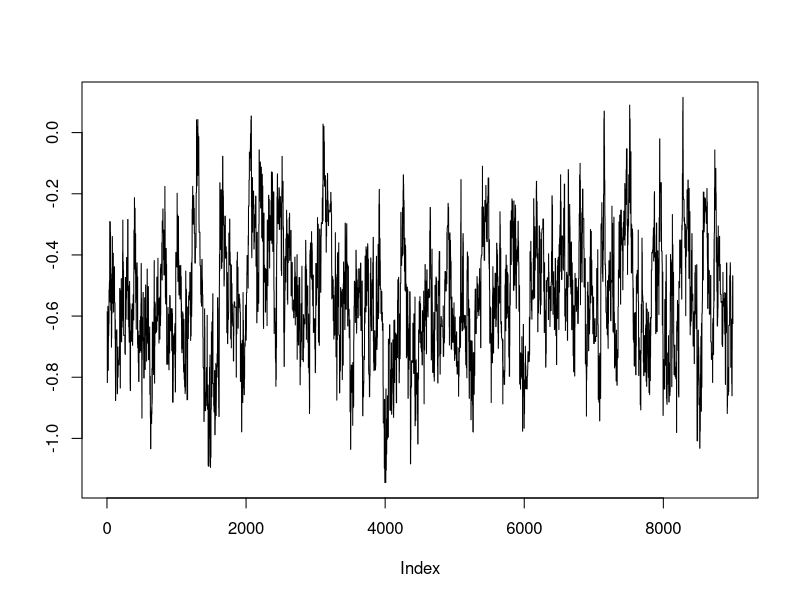

Reproduce this figure in R. (Note: this script raises an error after producing the figure.)
## ---- chunk 1
"N" <- 21
"r" <- c(10, 23, 23, 26, 17, 5, 53, 55, 32, 46, 10, 8, 10, 8, 23, 0, 3, 22, 15, 32, 3)
"n" <- c(39, 62, 81, 51, 39, 6, 74, 72, 51, 79, 13, 16, 30, 28, 45,  4, 12, 41, 30, 51, 7)
"x1" <- c(0, 0, 0, 0, 0, 0, 0, 0, 0, 0, 0, 1, 1, 1, 1, 1, 1, 1, 1, 1, 1)
"x2" <- c(0, 0, 0, 0, 0, 1, 1, 1, 1, 1, 1, 0, 0, 0, 0, 0, 1, 1, 1, 1, 1)
## ---- chunk 2
init_alpha0 <- 0
init_alpha1 <- 0
init_alpha2 <- 0
init_alpha12 <- 0
init_sigma <- 1/10
init_b <- c(0, 0, 0, 0, 0, 0, 0, 0, 0, 0, 0, 0, 0, 0, 0, 0, 0, 0, 0, 0, 0)
## ---- chunk 3
library(boot)
library(coda)
## ---- chunk 4
seeds <- function(nchain, init_alpha0, init_alpha1, init_alpha2, init_alpha12, init_sigma, init_b, prop_sd, x1, x2, N)
{
  
  alpha0 <- init_alpha0
  alpha1 <- init_alpha1
  alpha2 <- init_alpha2
  alpha12 <- init_alpha12
  sigma <- init_sigma
  b <- init_b
  
  p <- plogis(alpha0 + alpha1 * x1 + alpha2 * x2 + alpha12 * x1 * x2 + b)
  
  chain <- matrix(NA, nchain + 1, 5)
  chain_b <- matrix(NA, nchain + 1, N)
  
  chain[1,1] <- init_alpha0
  chain[1,2] <- init_alpha1
  chain[1,3] <- init_alpha2
  chain[1,4] <- init_alpha12
  chain[1,5] <- init_sigma
  chain_b[1,] <- init_b
  
  acc_rates <- rep(0,4)
  
  for (i in 1:nchain)
  {
    # Mise à jour de alpha0
    prop <- rnorm(1, alpha0, prop_sd[1])
    prop_p <- plogis(prop + alpha1 * x1 + alpha2 * x2 + alpha12 * x1 * x2 + b)
    
    top <- - ((prop^2) / (2 * 1e6)) + sum(r * log(prop_p)) + sum((n-r) * log(1 - prop_p))
    bottom <- - ((alpha0^2) / (2 * 1e6)) + sum(r * log(p)) + sum((n-r) * log(1 - p))
    
    acc_prob <- exp(top - bottom)
    
    if (runif(1) < acc_prob){
      alpha0 <- prop
      p <- prop_p
      acc_rates[1] <- acc_rates[1]+1
    }
    
    # Mise à jour de alpha1
    prop <- rnorm(1, alpha1, prop_sd[2])
    prop_p <- plogis(alpha0 + prop * x1 + alpha2 * x2 + alpha12 * x1 * x2 + b)
    
    top <- - ((prop^2) / (2 * 1e6)) + sum(r * log(prop_p)) + sum((n-r) * log(1 - prop_p))
    bottom <- - ((alpha1^2) / (2 * 1e6)) + sum(r * log(p)) + sum((n-r) * log(1 - p))
    
    acc_prob <- exp(top - bottom)
    
    if (runif(1) < acc_prob){
      alpha1 <- prop
      p <- prop_p
      acc_rates[2] <- acc_rates[2]+1
    }
    
    # Mise à jour de alpha2
    prop <- rnorm(1, alpha2, prop_sd[3])
    prop_p <- plogis(alpha0 + alpha1 * x1 + prop * x2 + alpha12 * x1 * x2 + b)
    
    top <- - ((prop^2) / (2 * 1e6)) + sum(r * log(prop_p)) + sum((n-r) * log(1 - prop_p))
    bottom <- - ((alpha2^2) / (2 * 1e6)) + sum(r * log(p)) + sum((n-r) * log(1 - p))
    
    acc_prob <- exp(top - bottom)
    
    if (runif(1) < acc_prob){
      alpha2 <- prop
      p <- prop_p
      acc_rates[3] <- acc_rates[3]+1
    }
    
    # Mise à jour de alpha12
    prop <- rnorm(1, alpha12, prop_sd[4])
    prop_p <- plogis(alpha0 + alpha1 * x1 + alpha2 * x2 + prop * x1 * x2 + b)
    
    top <- - ((prop^2) / (2 * 1e6)) + sum(r * log(prop_p)) + sum((n-r) * log(1 - prop_p))
    bottom <- - ((alpha12^2) / (2 * 1e6)) + sum(r * log(p)) + sum((n-r) * log(1 - p))
    
    acc_prob <- exp(top - bottom)

    if (runif(1) < acc_prob){
      alpha12 <- prop
      p <- prop_p
      acc_rates[4] <- acc_rates[4]+1
    }
    
    # Mise à jour de sigma
    sigma <- 1 / rgamma(1, shape = 10e-3 + N / 2, scale = 1e-3 + 0.5 * sum(b^2)) #change parameters
    
    # Mise à jour de b
    for (j in 1:N)
    {
      prop <- rnorm(1, b[j], prop_sd[5])
      prop_p_j <- plogis(alpha0 + alpha1 * x1[j] + alpha2 * x2[j] + alpha12 * x1[j] * x2[j] + prop)
      
      top <- - (prop^2 / (2 * sigma)) + r[j] * log(prop_p_j) + (n[j] - r[j]) * log(1 - prop_p_j)
      bottom <- - (b[j]^2 / (2 * sigma)) + r[j] * log(p[j]) + (n[j] - r[j]) * log(1 - p[j])
      
      acc_prob <- exp(top - bottom)
      
      if (runif(1) < acc_prob){
        b[j] <- prop
        p[j] <- prop_p_j
      }
    }
    #Mise à jour de la chaine
    chain[i+1,] <- c(alpha0, alpha1, alpha2, alpha12, sigma)
    chain_b[i+1,] <- b
  }
  my_list <- list("chain" = chain, "b_chain" = chain_b, "acc_rates" = acc_rates)
  return(my_list)
}
## ---- chunk 5
l <- seeds(1e4, init_alpha0, init_alpha1, init_alpha2, init_alpha12, init_sigma, init_b, prop_sd = c(0.25, 0.2, 0.2, 0.3, 0.3), x1, x2, N)
## ---- chunk 6
burnin <- 1:1000 # On enlève les 1000 premières itérations (burn-in period)
plot(l$chain[-c(burnin),][,1], type = "l", main = "",ylab=text)
plot(density(l$chain[-c(burnin),][,1]), type = "l", main = "densité de alpha0")
    
## ---- chunk 7
sprintf("Le taux d'acceptation de alpha0 : %s", l$acc_rates[1]/100)
sprintf("La moyenne empirique de alpha0 : %s", mean(l$chain[,1]))
sprintf("L'écart-type empirique de alpha0 : %s", sd(l$chain[,1]))
## ---- chunk 8
plot(l$chain[-c(burnin),][,2], type = "l", main = "",ylab=text)
plot(density(l$chain[-c(burnin),][,2]), type = "l", main = "densité de alpha1")
## ---- chunk 9
sprintf("Le taux d'acceptation de alpha1 : %s", l$acc_rates[2]/100)
sprintf("La moyenne empirique de alpha1 : %s", mean(l$chain[,2]))
sprintf("L'écart-type empirique de alpha1 : %s", sd(l$chain[,2]))
## ---- chunk 10
plot(l$chain[-c(burnin),][,3], type = "l", main = "",ylab=text)
plot(density(l$chain[-c(burnin),][,3]), type = "l", main = "densité de alpha2")
## ---- chunk 11
sprintf("Le taux d'acceptation de alpha2 : %s", l$acc_rates[3]/100)
sprintf("La moyenne empirique de alpha2 : %s", mean(l$chain[,3]))
sprintf("L'écart-type empirique de alpha2 : %s", sd(l$chain[,3]))
## ---- chunk 12
plot(l$chain[-c(burnin),][,4], type = "l", main = "",ylab=text)
plot(density(l$chain[-c(burnin),][,4]), type = "l", main = "densité de alpha12")
## ---- chunk 13
sprintf("Le taux d'acceptation de alpha12 : %s", l$acc_rates[4]/100)
sprintf("La moyenne empirique de alpha12 : %s", mean(l$chain[,4]))
sprintf("L'écart-type empirique de alpha12 : %s", sd(l$chain[,4]))
## ---- chunk 14
plot(l$chain[-c(burnin),][,5], type = "l", main = "",ylab=text)
plot(density(l$chain[-c(burnin),][,5]), type = "l", main = "densité de sigma")
## ---- chunk 15
sprintf("La moyenne empirique de sigma : %s", mean(l$chain[,5]))
sprintf("L'écart-type empirique de sigma : %s", sd(l$chain[,5]))
## ---- chunk 16
plot(mcmc(l$b_chain[-burnin,][,20]))
## ---- chunk 17
text=c("alpha0", "alpha1", "alpha2", "alpha12", "sigma")
par(mfrow = c(4, 2), mar = c(4, 5, 0.5, 0.5))
for (j in 1:5){
  plot(l$chain[-c(burnin, 2890),][,j], type = "l", main = "",ylab=text[j])
  plot(density(l$chain[-c(burnin, 2890),][,j]), type = "l", main = "")
}
    
